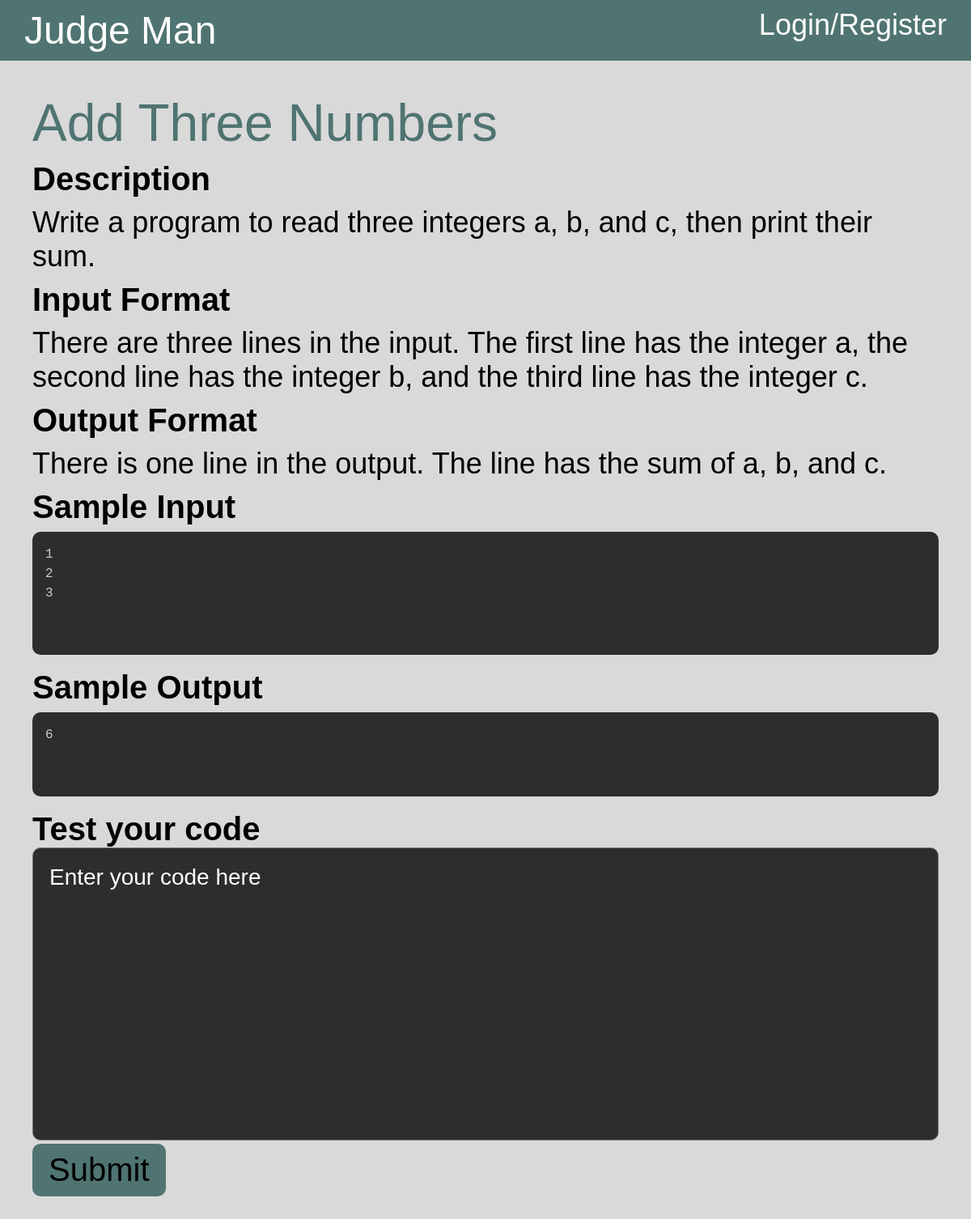
The app's page /problemSet/1/problem/4 with its own data.
### app/database/models.py (models this page shows, shortened)
class Problem(db.Model):
    __tablename__ = "Problem"
    id = db.Column(db.Integer, primary_key=True)
    title = db.Column(db.String(100), nullable=False)
    description = db.Column(db.String(500), nullable=False)
    inputFormat = db.Column(db.String(500), nullable=False)
    outputFormat = db.Column(db.String(500), nullable=False)
    sampleInput = db.Column(db.String(500), nullable=False)
    sampleOutput = db.Column(db.String(500), nullable=False)
    hint = db.Column(db.String(500), nullable=False)
    testCasePaths = db.Column(db.String(500), nullable=False)
    answerCasePaths = db.Column(db.String(500), nullable=False)
    AC = db.Column(db.Integer, nullable=False)
    WA = db.Column(db.Integer, nullable=False)
    def search(self, id: int):
        problem = Problem.query.filter_by(id=id).first()
        return problem

### app/pages/problemPage.py (the view, shortened to what this page needs)
@problem.route('/problemSet/<int:problemSetId>/problem/<int:problemId>', methods=['GET', 'POST'])
def singleProblem(problemSetId: int, problemId: int, result: str = ''):
    session['lastPage'] = url_for('problem.singleProblem', problemSetId=problemSetId, problemId=problemId)
    result, input, output, answer = '', '', '', ''
    problem = problems.search(problemId)
    sampleInput = json.loads(problem.sampleInput)
    sampleOutput = json.loads(problem.sampleOutput)
    sampleLen = len(sampleInput)
    return render_template('problem.html', problem=problem, sampleInput=sampleInput, sampleOutput=sampleOutput, sampleLen=sampleLen, result=result, input=input, output=output, answer=answer)

### templates/problem.html (shortened to what this page needs)
{% extends "base.html" %}
{% block content %}
<div class="div-5">
	<div class="div-6">
		<div class="div-7">{{ problem.title }}</div>
		<div class="subtitle">Description</div>
		<div class="insideText">
			{{ problem.description }}
		</div>
		{% if problem.inputFormat %}
		<div class="subtitle">Input Format</div>
		<div class="insideText">
			{{ problem.inputFormat }}
		</div>
		{% endif %}
		{% if problem.outputFormat %}
		<div class="subtitle">Output Format</div>
		<div class="insideText">
			{{ problem.outputFormat }}
		</div>
		{% endif %}
		{% for index in range(sampleLen) %}
		<div class="subtitle">Sample Input</div>
		<pre><code class="language-">{{ sampleInput[index] }}
			</code></pre>
		<div class="subtitle">Sample Output</div>
		<pre><code class="language-">{{ sampleOutput[index] }}
			</code></pre>
		{% endfor %}
		<div class="subtitle">Test your code</div>
		<form method="post" class="code">
			<textarea name="code" class="codeArea" cols="30" rows="10" placeholder="Enter your code here"></textarea>
			<input type="submit" value="Submit" , name="submit" , class="submitBotton">
		</form>
	</div>
</div>
{% endblock %}

### static/mainStyle.css (style rules this page uses)
body { width: 100%; margin: 0; padding: 0; background-color: rgba(217, 217, 217, 1); }
.div-5 { display: flex; flex-direction: column; max-width: 100%; justify-content: flex-start; align-self: stretch; width: auto; align-items: center; padding-top: 30px; padding-right: 30px; padding-bottom: 30px; padding-left: 30px; background-color: rgba(217, 217, 217, 1); }
.div-6 { display: flex; flex-direction: column; max-width: 100%; justify-content: flex-start; align-self: stretch; width: auto; align-items: flex-start; padding-top: 10px; padding-right: 10px; padding-bottom: 10px; padding-left: 10px; background-color: rgba(217, 217, 217, 1); }
.div-7 { max-width: 100%; align-self: stretch; width: auto; color: rgba(79, 116, 113, 1); font-size: 64px; text-align: left; font-family: "IBM Plex Serif", sans-serif; }
.subtitle { margin-top: 10px; color: rgba(0, 0, 0, 1); font-size: 40px; letter-spacing: 0%; text-align: left; font-family: "IBM Plex Serif", sans-serif; font-weight: bold; }
.insideText { max-width: 100%; align-self: stretch; width: 1860px; margin-top: 10px; color: rgba(0, 0, 0, 1); font-size: 36px; letter-spacing: 0%; text-align: left; font-family: "IBM Plex Serif", sans-serif; }
*, *:before, *:after { box-sizing: border-box; }
pre[class*="language-"] { position:relative; overflow: auto; margin:5px 5px 5px 5px; width: 100%; padding:1.75rem 1rem 1.75rem 1rem; border-radius:10px; }
.submitBotton { padding: 10px 20px; background-color: rgba(79, 116, 113, 1); border: 0ch; border-radius: 10px; font-size: 40px; }
.code { width: 100%; height: fit-content; }
.codeArea { width: 100%; height: 100%; resize: none; border-radius: 10px; background-color: #2d2d2d; color: white; font-family: "IBM Plex Serif", sans-serif; font-size: 28px; padding: 20px; }
.codeArea::placeholder { color: white; font: 28px "IBM Plex Serif", sans-serif; }

### records on screen
Problem: title "Add Three Numbers", description "Write a program to read three integers a, b, and c, then print their sum.", inputFormat "There are three lines in the input. The first line has the integer a, the second line has the integer b, and the third line has the integer c.", outputFormat "There is one line in the output. The line has the sum of a, b, and c."

### other values on screen
{{ sampleInput[index] }} "1 2 3"
{{ sampleOutput[index] }} "6"
